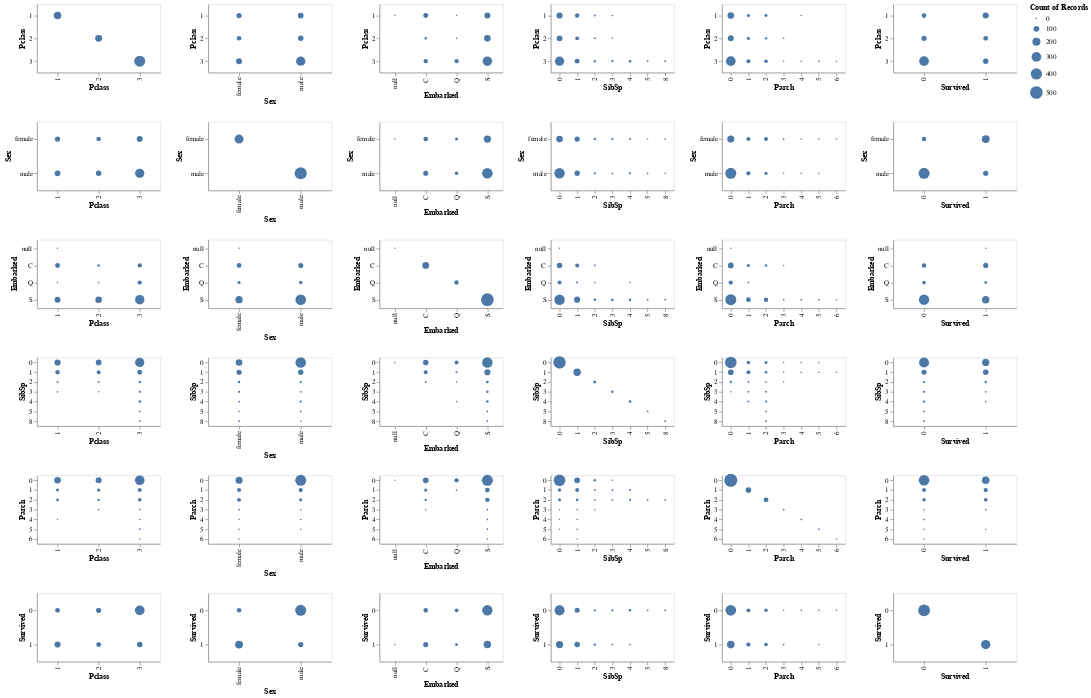

The notebook cell saved with this chart:
### Markdown cell above
## 3.6 EDA - Categorical vs categorical features

### Code cell
categorical_plots = (
    alt.Chart(train_df)
    .mark_circle()
    .encode(
        x=alt.X(alt.repeat("column"), type="nominal"),
        y=alt.X(alt.repeat("row"), type="nominal"),
        size="count()"
    )
    .properties(width=180, height=100)
    .repeat(
        column=ordinal_features + categorical_features + ["Survived"],
        row=ordinal_features + categorical_features + ["Survived"],
    )
)
categorical_plots

### Figure 1 — Vega-Lite specification as saved in the notebook (floating-point values rounded to 4 significant figures; data arrays with more than 128 entries replaced by an {"elided": "..."} marker saying what was removed)
{"config": {"view": {"continuousWidth": 400, "continuousHeight": 300}}, "repeat": {"column": ["Pclass", "Sex", "Embarked", "SibSp", "Parch", "Survived"], "row": ["Pclass", "Sex", "Embarked", "SibSp", "Parch", "Survived"]}, "spec": {"data": {"name": "data-0048001b93a9ffe2a3bec823c805be87"}, "mark": "circle", "encoding": {"size": {"type": "quantitative", "aggregate": "count"}, "x": {"type": "nominal", "field": {"repeat": "column"}}, "y": {"type": "nominal", "field": {"repeat": "row"}}}, "height": 100, "width": 180}, "$schema": "https://vega.github.io/schema/vega-lite/v4.8.1.json", "datasets": {"data-0048001b93a9ffe2a3bec823c805be87": {"elided": "712 records"}}}
